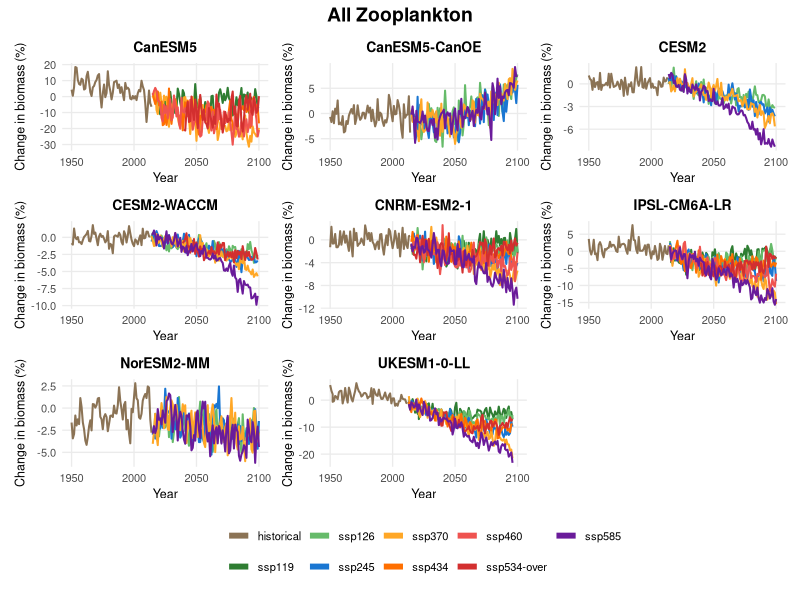
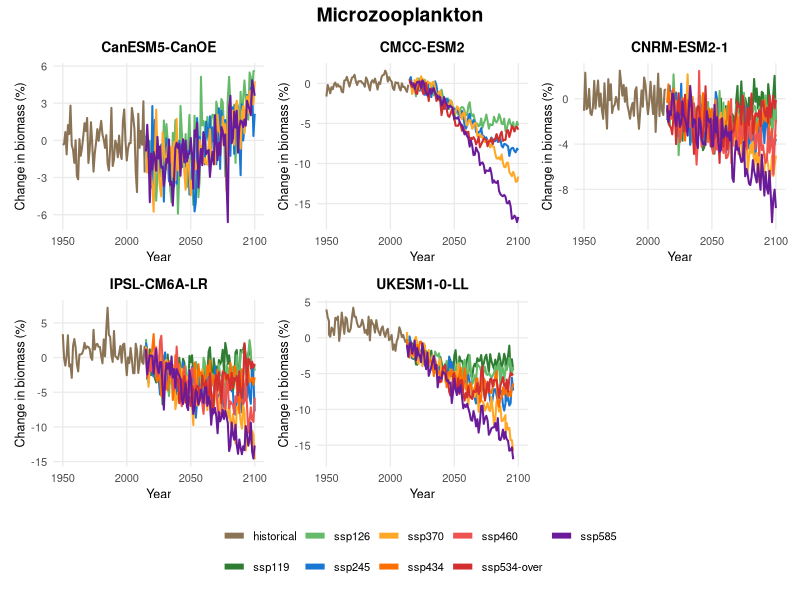
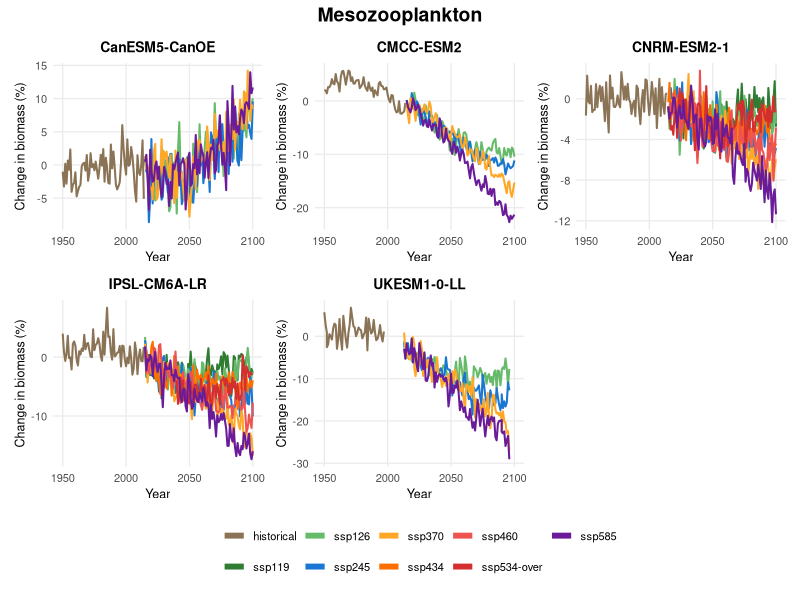
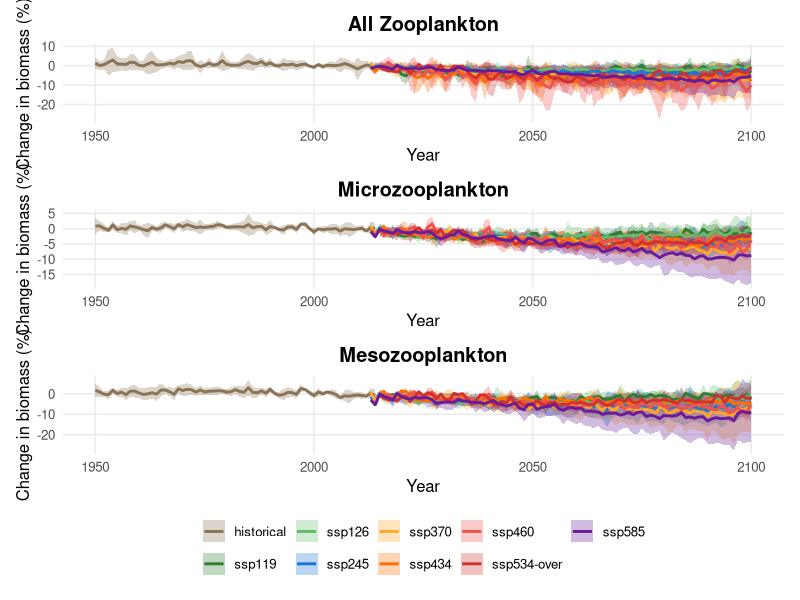
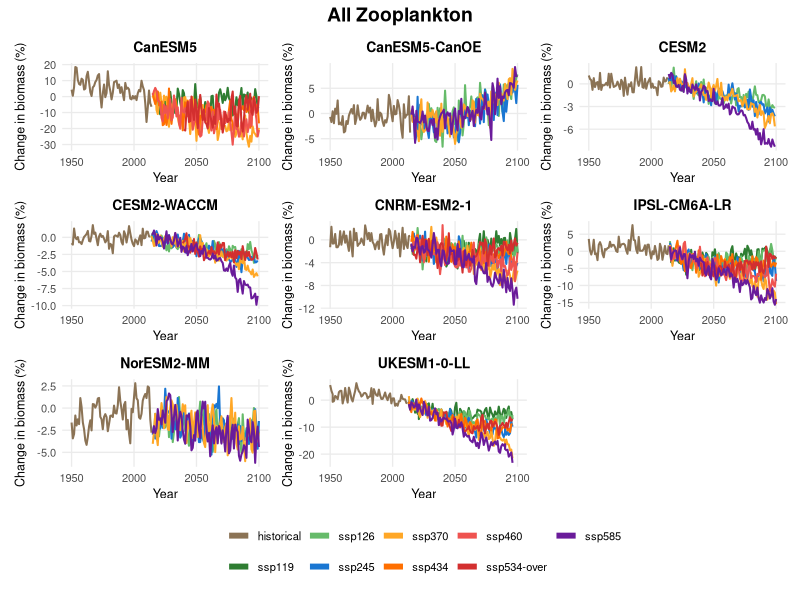
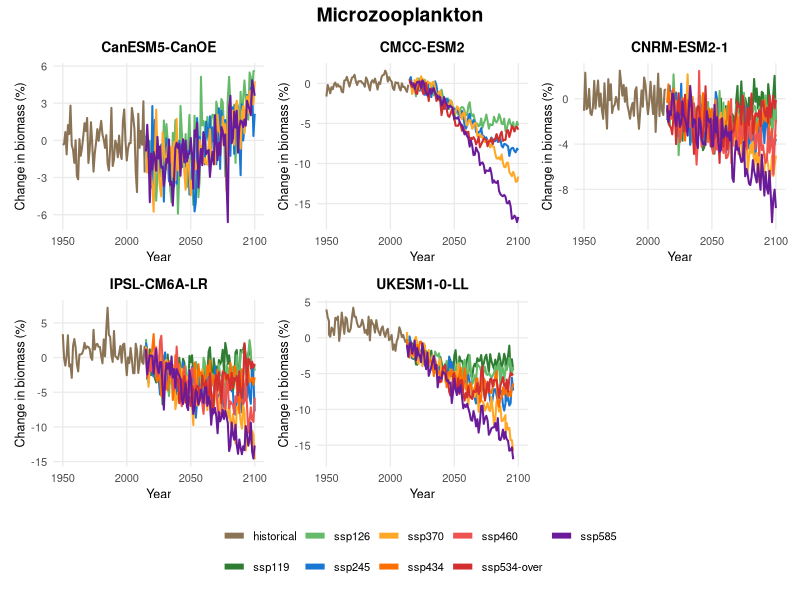
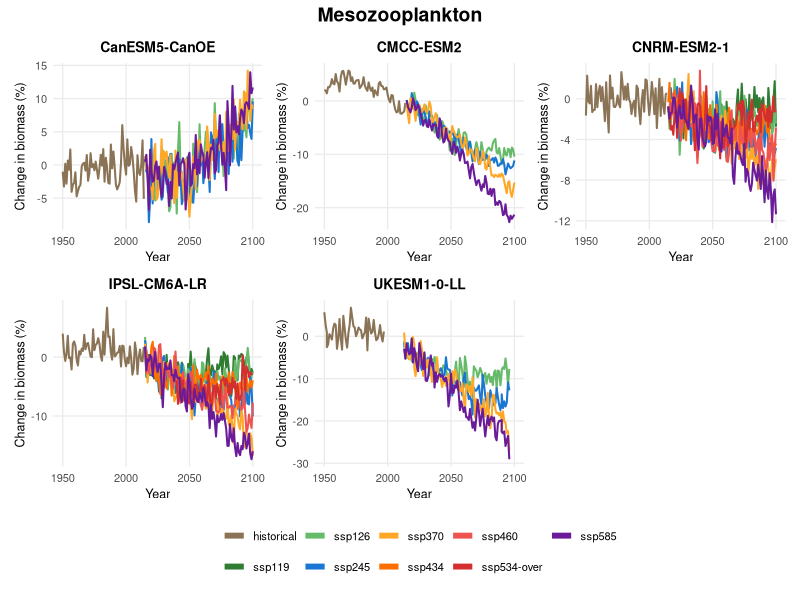
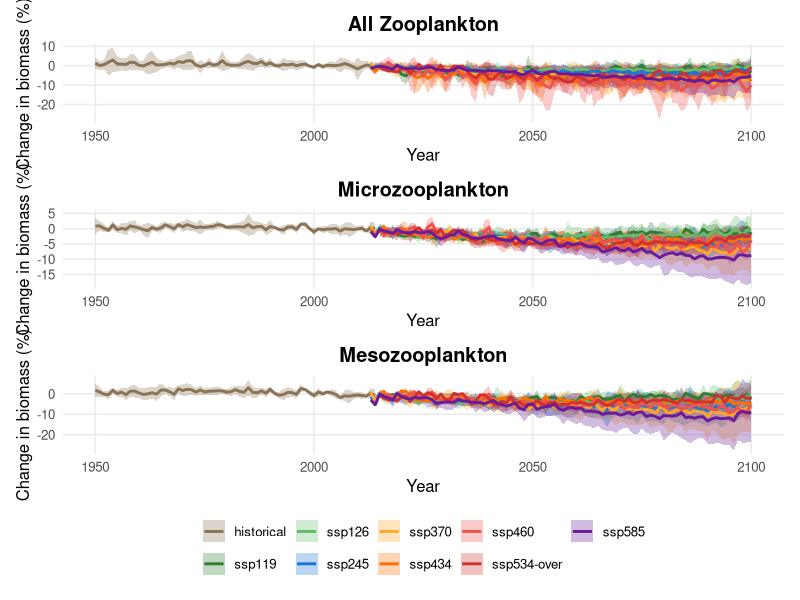

Source code (R) for these figures, in order:
# Load required libraries
library(tidyverse)
library(patchwork)

# Read the summary data
zoo_data <- read_csv("Data/zooplankton_annual_summary_all.csv") %>%
  filter(Year >= 1950, Year <= 2100) %>%
  filter(Scenario %in% c("historical",
                         "ssp119",
                         "ssp126",
                         "ssp245",
                         "ssp370",
                         "ssp434",
                         "ssp460",
                         "ssp534-over",
                         "ssp585"))

# Calculate baseline (mean biomass for 1995-2014 historical period)
baseline <- zoo_data %>%
  filter(Scenario == "historical", Year >= 1995, Year <= 2014) %>%
  group_by(Variable, Model) %>%
  summarise(baseline_mean = mean(Mean, na.rm = TRUE), .groups = "drop")

# Join baseline and calculate percentage change
zoo_change <- zoo_data %>%
  left_join(baseline, by = c("Variable", "Model")) %>%
  mutate(
    pct_change = ((Mean - baseline_mean) / baseline_mean) * 100,
    scenario_type = if_else(Scenario == "historical", "Historical", "Future")
  )

# Convert Scenario to factor with all unique scenarios in sensible order
# This ensures all scenarios appear in the legend even if not in every subplot
all_scenarios <- unique(zoo_change$Scenario)
scenario_order <- c("historical", "ssp119", "ssp126", "ssp245", "ssp370",
                   "ssp434", "ssp460", "ssp534-over", "ssp585")
# Only include scenarios that exist in the data
scenario_levels <- scenario_order[scenario_order %in% all_scenarios]

zoo_change <- zoo_change %>%
  mutate(Scenario = factor(Scenario, levels = scenario_levels))

# Calculate mean and SD across models for each scenario, variable, and year
zoo_summary <- zoo_change %>%
  group_by(Variable, Scenario, scenario_type, Year) %>%
  summarise(
    mean_change = mean(pct_change, na.rm = TRUE),
    sd_change = sd(pct_change, na.rm = TRUE),
    .groups = "drop"
  ) %>%
  mutate(
    upper = mean_change + sd_change,
    lower = mean_change - sd_change,
    # Ensure Scenario is a factor with same levels as zoo_change
    Scenario = factor(Scenario, levels = scenario_levels)
  )

# Define colors for scenarios (distinctive progression)
scenario_colors <- c(
  "historical" = "#8B7355",      # Brown/tan for historical
  "ssp119" = "#2E7D32",          # Dark green (lowest emissions)
  "ssp126" = "#66BB6A",          # Light green
  "ssp245" = "#1976D2",          # Blue (moderate)
  "ssp370" = "#FFA726",          # Orange (high)
  "ssp434" = "#FF6F00",          # Dark orange
  "ssp460" = "#EF5350",          # Red-orange
  "ssp534-over" = "#D32F2F",     # Red
  "ssp585" = "#6A1B9A"           # Dark purple (highest emissions)
)

# ============================================
# INDIVIDUAL MODEL PLOTS (3 plots, one per variable)
# ============================================

# Function to create plot for a single model
plot_single_model <- function(data, model_name) {
  plot_data <- data %>% filter(Model == model_name)

  # Create a complete grid of all scenarios and years to ensure all legend items appear
  # even if a model doesn't have data for certain scenarios
  all_years <- unique(data$Year)
  scenario_grid <- expand.grid(
    Year = all_years,
    Scenario = scenario_levels,
    stringsAsFactors = FALSE
  ) %>%
    mutate(Scenario = factor(Scenario, levels = scenario_levels))

  # Left join to preserve all scenario levels in the data
  plot_data <- scenario_grid %>%
    left_join(plot_data, by = c("Year", "Scenario"))

  ggplot(plot_data, aes(x = Year, y = pct_change,
                        color = Scenario, fill = Scenario)) +
    geom_line(linewidth = 0.7) +
    scale_color_manual(
      values = scenario_colors,
      limits = scenario_levels,
      breaks = scenario_levels,
      drop = FALSE
    ) +
    scale_fill_manual(
      values = scenario_colors,
      limits = scenario_levels,
      breaks = scenario_levels,
      drop = FALSE
    ) +
    guides(color = guide_legend(title = NULL, override.aes = list(linewidth = 2)),
           fill = guide_legend(title = NULL)) +
    labs(
      x = "Year",
      y = "Change in biomass (%)",
      title = model_name
    ) +
    theme_minimal(base_size = 10) +
    theme(
      panel.grid.minor = element_blank(),
      plot.title = element_text(hjust = 0.5, face = "bold", size = 10),
      axis.title = element_text(size = 9),
      legend.position = "bottom"
    )
}

# Variables to process
variables <- c("zooc", "zmicro", "zmeso")

# Create 3 separate plots, one for each variable
individual_plots <- list()

for (var in variables) {
  var_label <- case_when(
    var == "zooc" ~ "All Zooplankton",
    var == "zmicro" ~ "Microzooplankton",
    var == "zmeso" ~ "Mesozooplankton"
  )

  # Filter data for this variable and get models with data
  var_data <- zoo_change %>% filter(Variable == var)
  models_with_data <- var_data %>%
    filter(!is.na(pct_change)) %>%
    pull(Model) %>%
    unique()

  # Create list of plots for each model that has data for this variable
  model_plots <- map(models_with_data, ~plot_single_model(var_data, .x))

  # Combine into grid with 3 columns
  n_models <- length(models_with_data)
  individual_plots[[var]] <- wrap_plots(model_plots, ncol = 3) +
    plot_layout(guides = "collect") +
    plot_annotation(title = var_label,
                    theme = theme(plot.title = element_text(hjust = 0.5,
                                                            face = "bold",
                                                            size = 14))) &
    theme(legend.position = "bottom")

  # Store number of models for height calculation
  individual_plots[[paste0(var, "_n")]] <- n_models
}

# Display and save individual model plots
for (var in variables) {
  n_models <- individual_plots[[paste0(var, "_n")]]
  print(individual_plots[[var]])
  ggsave(file.path("Figures", paste0("zooplankton_individual_models_", var, ".png")),
         individual_plots[[var]],
         width = 12, height = 3 * ceiling(n_models / 3), dpi = 300)
}

# ============================================
# MULTI-MODEL MEAN PLOTS
# ============================================

# Function to create plot for a single variable
plot_variable <- function(data, var_name) {
  var_label <- case_when(
    var_name == "zooc" ~ "All Zooplankton",
    var_name == "zmicro" ~ "Microzooplankton",
    var_name == "zmeso" ~ "Mesozooplankton"
  )

  plot_data <- data %>% filter(Variable == var_name)

  ggplot(plot_data, aes(x = Year, y = mean_change,
                        color = Scenario, fill = Scenario)) +
    geom_ribbon(aes(ymin = lower, ymax = upper), alpha = 0.3, color = NA) +
    geom_line(linewidth = 1) +
    scale_color_manual(
      values = scenario_colors,
      limits = scenario_levels,
      drop = FALSE
    ) +
    scale_fill_manual(
      values = scenario_colors,
      limits = scenario_levels,
      drop = FALSE
    ) +
    guides(color = guide_legend(title = NULL),
           fill = guide_legend(title = NULL)) +
    labs(
      x = "Year",
      y = "Change in biomass (%)",
      title = var_label
    ) +
    theme_minimal(base_size = 12) +
    theme(
      panel.grid.minor = element_blank(),
      legend.position = "bottom",
      plot.title = element_text(hjust = 0.5, face = "bold")
    )
}

# Create individual plots
p_zooc <- plot_variable(zoo_summary, "zooc")
p_zmicro <- plot_variable(zoo_summary, "zmicro")
p_zmeso <- plot_variable(zoo_summary, "zmeso")

# Combine plots using patchwork
combined_plot <- p_zooc / p_zmicro / p_zmeso +
  plot_layout(guides = "collect") &
  theme(legend.position = "bottom")

# Display the plot
print(combined_plot)

# Save the plot
ggsave(file.path("Figures", "zooplankton_temporal_change.png"), combined_plot,
       width = 10, height = 12, dpi = 300)
